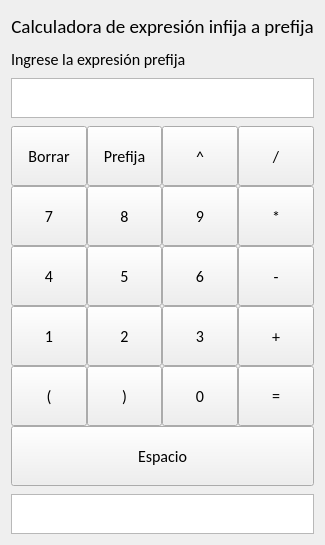
<?xml version="1.0" encoding="UTF-8"?>
<ui version="4.0">
 <class>MainWindow</class>
 <widget class="QMainWindow" name="MainWindow">
  <property name="geometry">
   <rect>
    <x>0</x>
    <y>0</y>
    <width>323</width>
    <height>463</height>
   </rect>
  </property>
  <property name="sizePolicy">
   <sizepolicy hsizetype="Preferred" vsizetype="Preferred">
    <horstretch>0</horstretch>
    <verstretch>0</verstretch>
   </sizepolicy>
  </property>
  <property name="windowTitle">
   <string>MainWindow</string>
  </property>
  <widget class="QWidget" name="centralwidget">
   <property name="sizePolicy">
    <sizepolicy hsizetype="Expanding" vsizetype="Expanding">
     <horstretch>0</horstretch>
     <verstretch>0</verstretch>
    </sizepolicy>
   </property>
   <layout class="QVBoxLayout" name="verticalLayout">
    <property name="spacing">
     <number>8</number>
    </property>
    <property name="leftMargin">
     <number>11</number>
    </property>
    <property name="topMargin">
     <number>11</number>
    </property>
    <property name="rightMargin">
     <number>11</number>
    </property>
    <property name="bottomMargin">
     <number>11</number>
    </property>
    <item>
     <widget class="QLabel" name="lblCalc">
      <property name="minimumSize">
       <size>
        <width>0</width>
        <height>30</height>
       </size>
      </property>
      <property name="font">
       <font>
        <family>Calibri</family>
        <pointsize>14</pointsize>
       </font>
      </property>
      <property name="lineWidth">
       <number>1</number>
      </property>
      <property name="text">
       <string>Calculadora de expresión infija a prefija</string>
      </property>
      <property name="alignment">
       <set>Qt::AlignCenter</set>
      </property>
     </widget>
    </item>
    <item>
     <widget class="QLabel" name="label">
      <property name="font">
       <font>
        <family>Calibri</family>
        <pointsize>12</pointsize>
       </font>
      </property>
      <property name="text">
       <string>Ingrese la expresión prefija</string>
      </property>
     </widget>
    </item>
    <item>
     <widget class="QTextEdit" name="tEditDisplay">
      <property name="minimumSize">
       <size>
        <width>0</width>
        <height>0</height>
       </size>
      </property>
      <property name="maximumSize">
       <size>
        <width>16777215</width>
        <height>40</height>
       </size>
      </property>
      <property name="font">
       <font>
        <family>Calibri</family>
        <pointsize>12</pointsize>
       </font>
      </property>
      <property name="acceptDrops">
       <bool>true</bool>
      </property>
      <property name="lineWrapMode">
       <enum>QTextEdit::NoWrap</enum>
      </property>
      <property name="html">
       <string>&lt;!DOCTYPE HTML PUBLIC &quot;-//W3C//DTD HTML 4.0//EN&quot; &quot;http://www.w3.org/TR/REC-html40/strict.dtd&quot;&gt;
&lt;html&gt;&lt;head&gt;&lt;meta name=&quot;qrichtext&quot; content=&quot;1&quot; /&gt;&lt;style type=&quot;text/css&quot;&gt;
p, li { white-space: pre-wrap; }
&lt;/style&gt;&lt;/head&gt;&lt;body style=&quot; font-family:'Calibri'; font-size:12pt; font-weight:400; font-style:normal;&quot;&gt;
&lt;p style=&quot;-qt-paragraph-type:empty; margin-top:0px; margin-bottom:0px; margin-left:0px; margin-right:0px; -qt-block-indent:0; text-indent:0px;&quot;&gt;&lt;br /&gt;&lt;/p&gt;&lt;/body&gt;&lt;/html&gt;</string>
      </property>
      <property name="placeholderText">
       <string/>
      </property>
     </widget>
    </item>
    <item>
     <layout class="QGridLayout" name="gridCalc">
      <property name="sizeConstraint">
       <enum>QLayout::SetDefaultConstraint</enum>
      </property>
      <property name="spacing">
       <number>0</number>
      </property>
      <item row="0" column="2">
       <widget class="QPushButton" name="btnPot">
        <property name="sizePolicy">
         <sizepolicy hsizetype="Expanding" vsizetype="Expanding">
          <horstretch>0</horstretch>
          <verstretch>0</verstretch>
         </sizepolicy>
        </property>
        <property name="minimumSize">
         <size>
          <width>60</width>
          <height>60</height>
         </size>
        </property>
        <property name="font">
         <font>
          <family>Calibri</family>
          <pointsize>12</pointsize>
         </font>
        </property>
        <property name="text">
         <string>^</string>
        </property>
       </widget>
      </item>
      <item row="4" column="3">
       <widget class="QPushButton" name="btnIgual">
        <property name="sizePolicy">
         <sizepolicy hsizetype="Expanding" vsizetype="Expanding">
          <horstretch>0</horstretch>
          <verstretch>0</verstretch>
         </sizepolicy>
        </property>
        <property name="minimumSize">
         <size>
          <width>60</width>
          <height>60</height>
         </size>
        </property>
        <property name="font">
         <font>
          <family>Calibri</family>
          <pointsize>12</pointsize>
         </font>
        </property>
        <property name="text">
         <string>=</string>
        </property>
       </widget>
      </item>
      <item row="3" column="1">
       <widget class="QPushButton" name="btn2">
        <property name="sizePolicy">
         <sizepolicy hsizetype="Expanding" vsizetype="Expanding">
          <horstretch>0</horstretch>
          <verstretch>0</verstretch>
         </sizepolicy>
        </property>
        <property name="minimumSize">
         <size>
          <width>60</width>
          <height>60</height>
         </size>
        </property>
        <property name="font">
         <font>
          <family>Calibri</family>
          <pointsize>12</pointsize>
         </font>
        </property>
        <property name="text">
         <string>2</string>
        </property>
       </widget>
      </item>
      <item row="4" column="2">
       <widget class="QPushButton" name="btn0">
        <property name="sizePolicy">
         <sizepolicy hsizetype="Expanding" vsizetype="Expanding">
          <horstretch>0</horstretch>
          <verstretch>0</verstretch>
         </sizepolicy>
        </property>
        <property name="minimumSize">
         <size>
          <width>60</width>
          <height>60</height>
         </size>
        </property>
        <property name="font">
         <font>
          <family>Calibri</family>
          <pointsize>12</pointsize>
         </font>
        </property>
        <property name="text">
         <string>0</string>
        </property>
       </widget>
      </item>
      <item row="3" column="3">
       <widget class="QPushButton" name="btnSuma">
        <property name="sizePolicy">
         <sizepolicy hsizetype="Expanding" vsizetype="Expanding">
          <horstretch>0</horstretch>
          <verstretch>0</verstretch>
         </sizepolicy>
        </property>
        <property name="minimumSize">
         <size>
          <width>60</width>
          <height>60</height>
         </size>
        </property>
        <property name="font">
         <font>
          <family>Calibri</family>
          <pointsize>12</pointsize>
         </font>
        </property>
        <property name="text">
         <string>+</string>
        </property>
       </widget>
      </item>
      <item row="2" column="3">
       <widget class="QPushButton" name="btnResta">
        <property name="sizePolicy">
         <sizepolicy hsizetype="Expanding" vsizetype="Expanding">
          <horstretch>0</horstretch>
          <verstretch>0</verstretch>
         </sizepolicy>
        </property>
        <property name="minimumSize">
         <size>
          <width>60</width>
          <height>60</height>
         </size>
        </property>
        <property name="font">
         <font>
          <family>Calibri</family>
          <pointsize>12</pointsize>
         </font>
        </property>
        <property name="text">
         <string>-</string>
        </property>
       </widget>
      </item>
      <item row="3" column="0">
       <widget class="QPushButton" name="btn1">
        <property name="sizePolicy">
         <sizepolicy hsizetype="Expanding" vsizetype="Expanding">
          <horstretch>0</horstretch>
          <verstretch>0</verstretch>
         </sizepolicy>
        </property>
        <property name="minimumSize">
         <size>
          <width>60</width>
          <height>60</height>
         </size>
        </property>
        <property name="font">
         <font>
          <family>Calibri</family>
          <pointsize>12</pointsize>
         </font>
        </property>
        <property name="text">
         <string>1</string>
        </property>
       </widget>
      </item>
      <item row="1" column="1">
       <widget class="QPushButton" name="btn8">
        <property name="sizePolicy">
         <sizepolicy hsizetype="Expanding" vsizetype="Expanding">
          <horstretch>0</horstretch>
          <verstretch>0</verstretch>
         </sizepolicy>
        </property>
        <property name="minimumSize">
         <size>
          <width>60</width>
          <height>60</height>
         </size>
        </property>
        <property name="font">
         <font>
          <family>Calibri</family>
          <pointsize>12</pointsize>
         </font>
        </property>
        <property name="text">
         <string>8</string>
        </property>
       </widget>
      </item>
      <item row="0" column="3">
       <widget class="QPushButton" name="btnDiv">
        <property name="sizePolicy">
         <sizepolicy hsizetype="Expanding" vsizetype="Expanding">
          <horstretch>0</horstretch>
          <verstretch>0</verstretch>
         </sizepolicy>
        </property>
        <property name="minimumSize">
         <size>
          <width>60</width>
          <height>60</height>
         </size>
        </property>
        <property name="font">
         <font>
          <family>Calibri</family>
          <pointsize>12</pointsize>
         </font>
        </property>
        <property name="text">
         <string>/</string>
        </property>
       </widget>
      </item>
      <item row="2" column="1">
       <widget class="QPushButton" name="btn5">
        <property name="sizePolicy">
         <sizepolicy hsizetype="Expanding" vsizetype="Expanding">
          <horstretch>0</horstretch>
          <verstretch>0</verstretch>
         </sizepolicy>
        </property>
        <property name="minimumSize">
         <size>
          <width>60</width>
          <height>60</height>
         </size>
        </property>
        <property name="font">
         <font>
          <family>Calibri</family>
          <pointsize>12</pointsize>
         </font>
        </property>
        <property name="text">
         <string>5</string>
        </property>
       </widget>
      </item>
      <item row="1" column="3">
       <widget class="QPushButton" name="btnMulti">
        <property name="sizePolicy">
         <sizepolicy hsizetype="Expanding" vsizetype="Expanding">
          <horstretch>0</horstretch>
          <verstretch>0</verstretch>
         </sizepolicy>
        </property>
        <property name="minimumSize">
         <size>
          <width>60</width>
          <height>60</height>
         </size>
        </property>
        <property name="font">
         <font>
          <family>Calibri</family>
          <pointsize>12</pointsize>
         </font>
        </property>
        <property name="text">
         <string>*</string>
        </property>
       </widget>
      </item>
      <item row="1" column="0">
       <widget class="QPushButton" name="btn7">
        <property name="sizePolicy">
         <sizepolicy hsizetype="Expanding" vsizetype="Expanding">
          <horstretch>0</horstretch>
          <verstretch>0</verstretch>
         </sizepolicy>
        </property>
        <property name="minimumSize">
         <size>
          <width>60</width>
          <height>60</height>
         </size>
        </property>
        <property name="sizeIncrement">
         <size>
          <width>0</width>
          <height>0</height>
         </size>
        </property>
        <property name="baseSize">
         <size>
          <width>0</width>
          <height>0</height>
         </size>
        </property>
        <property name="font">
         <font>
          <family>Calibri</family>
          <pointsize>12</pointsize>
         </font>
        </property>
        <property name="text">
         <string>7</string>
        </property>
       </widget>
      </item>
      <item row="1" column="2">
       <widget class="QPushButton" name="btn9">
        <property name="sizePolicy">
         <sizepolicy hsizetype="Expanding" vsizetype="Expanding">
          <horstretch>0</horstretch>
          <verstretch>0</verstretch>
         </sizepolicy>
        </property>
        <property name="minimumSize">
         <size>
          <width>60</width>
          <height>60</height>
         </size>
        </property>
        <property name="font">
         <font>
          <family>Calibri</family>
          <pointsize>12</pointsize>
         </font>
        </property>
        <property name="text">
         <string>9</string>
        </property>
       </widget>
      </item>
      <item row="2" column="2">
       <widget class="QPushButton" name="btn6">
        <property name="sizePolicy">
         <sizepolicy hsizetype="Expanding" vsizetype="Expanding">
          <horstretch>0</horstretch>
          <verstretch>0</verstretch>
         </sizepolicy>
        </property>
        <property name="minimumSize">
         <size>
          <width>60</width>
          <height>60</height>
         </size>
        </property>
        <property name="font">
         <font>
          <family>Calibri</family>
          <pointsize>12</pointsize>
         </font>
        </property>
        <property name="text">
         <string>6</string>
        </property>
       </widget>
      </item>
      <item row="0" column="1">
       <widget class="QPushButton" name="btnPrefija">
        <property name="enabled">
         <bool>true</bool>
        </property>
        <property name="sizePolicy">
         <sizepolicy hsizetype="Expanding" vsizetype="Expanding">
          <horstretch>0</horstretch>
          <verstretch>0</verstretch>
         </sizepolicy>
        </property>
        <property name="minimumSize">
         <size>
          <width>60</width>
          <height>60</height>
         </size>
        </property>
        <property name="font">
         <font>
          <family>Calibri</family>
          <pointsize>12</pointsize>
         </font>
        </property>
        <property name="text">
         <string>Prefija</string>
        </property>
       </widget>
      </item>
      <item row="0" column="0">
       <widget class="QPushButton" name="btnBorrar">
        <property name="sizePolicy">
         <sizepolicy hsizetype="Expanding" vsizetype="Expanding">
          <horstretch>0</horstretch>
          <verstretch>0</verstretch>
         </sizepolicy>
        </property>
        <property name="minimumSize">
         <size>
          <width>60</width>
          <height>60</height>
         </size>
        </property>
        <property name="font">
         <font>
          <family>Calibri</family>
          <pointsize>12</pointsize>
         </font>
        </property>
        <property name="text">
         <string>Borrar</string>
        </property>
       </widget>
      </item>
      <item row="3" column="2">
       <widget class="QPushButton" name="btn3">
        <property name="sizePolicy">
         <sizepolicy hsizetype="Expanding" vsizetype="Expanding">
          <horstretch>0</horstretch>
          <verstretch>0</verstretch>
         </sizepolicy>
        </property>
        <property name="minimumSize">
         <size>
          <width>60</width>
          <height>60</height>
         </size>
        </property>
        <property name="font">
         <font>
          <family>Calibri</family>
          <pointsize>12</pointsize>
         </font>
        </property>
        <property name="text">
         <string>3</string>
        </property>
       </widget>
      </item>
      <item row="4" column="0">
       <widget class="QPushButton" name="btnParIzq">
        <property name="sizePolicy">
         <sizepolicy hsizetype="Expanding" vsizetype="Expanding">
          <horstretch>0</horstretch>
          <verstretch>0</verstretch>
         </sizepolicy>
        </property>
        <property name="minimumSize">
         <size>
          <width>60</width>
          <height>60</height>
         </size>
        </property>
        <property name="font">
         <font>
          <family>Calibri</family>
          <pointsize>12</pointsize>
         </font>
        </property>
        <property name="text">
         <string>(</string>
        </property>
       </widget>
      </item>
      <item row="4" column="1">
       <widget class="QPushButton" name="btnParDer">
        <property name="sizePolicy">
         <sizepolicy hsizetype="Expanding" vsizetype="Expanding">
          <horstretch>0</horstretch>
          <verstretch>0</verstretch>
         </sizepolicy>
        </property>
        <property name="minimumSize">
         <size>
          <width>60</width>
          <height>60</height>
         </size>
        </property>
        <property name="font">
         <font>
          <family>Calibri</family>
          <pointsize>12</pointsize>
         </font>
        </property>
        <property name="text">
         <string>)</string>
        </property>
       </widget>
      </item>
      <item row="2" column="0">
       <widget class="QPushButton" name="btn4">
        <property name="sizePolicy">
         <sizepolicy hsizetype="Expanding" vsizetype="Expanding">
          <horstretch>0</horstretch>
          <verstretch>0</verstretch>
         </sizepolicy>
        </property>
        <property name="minimumSize">
         <size>
          <width>60</width>
          <height>60</height>
         </size>
        </property>
        <property name="font">
         <font>
          <family>Calibri</family>
          <pointsize>12</pointsize>
         </font>
        </property>
        <property name="text">
         <string>4</string>
        </property>
       </widget>
      </item>
      <item row="5" column="0" colspan="4">
       <widget class="QPushButton" name="btnEspacio">
        <property name="sizePolicy">
         <sizepolicy hsizetype="Expanding" vsizetype="Expanding">
          <horstretch>0</horstretch>
          <verstretch>0</verstretch>
         </sizepolicy>
        </property>
        <property name="minimumSize">
         <size>
          <width>60</width>
          <height>60</height>
         </size>
        </property>
        <property name="font">
         <font>
          <family>Calibri</family>
          <pointsize>12</pointsize>
         </font>
        </property>
        <property name="text">
         <string>Espacio</string>
        </property>
       </widget>
      </item>
     </layout>
    </item>
    <item>
     <widget class="QTextEdit" name="tEditPrefija">
      <property name="maximumSize">
       <size>
        <width>16777215</width>
        <height>40</height>
       </size>
      </property>
      <property name="font">
       <font>
        <family>Calibri</family>
        <pointsize>12</pointsize>
       </font>
      </property>
      <property name="readOnly">
       <bool>true</bool>
      </property>
      <property name="html">
       <string>&lt;!DOCTYPE HTML PUBLIC &quot;-//W3C//DTD HTML 4.0//EN&quot; &quot;http://www.w3.org/TR/REC-html40/strict.dtd&quot;&gt;
&lt;html&gt;&lt;head&gt;&lt;meta name=&quot;qrichtext&quot; content=&quot;1&quot; /&gt;&lt;style type=&quot;text/css&quot;&gt;
p, li { white-space: pre-wrap; }
&lt;/style&gt;&lt;/head&gt;&lt;body style=&quot; font-family:'Calibri'; font-size:12pt; font-weight:400; font-style:normal;&quot;&gt;
&lt;p style=&quot;-qt-paragraph-type:empty; margin-top:0px; margin-bottom:0px; margin-left:0px; margin-right:0px; -qt-block-indent:0; text-indent:0px;&quot;&gt;&lt;br /&gt;&lt;/p&gt;&lt;/body&gt;&lt;/html&gt;</string>
      </property>
     </widget>
    </item>
   </layout>
  </widget>
 </widget>
 <resources/>
 <connections/>
</ui>
